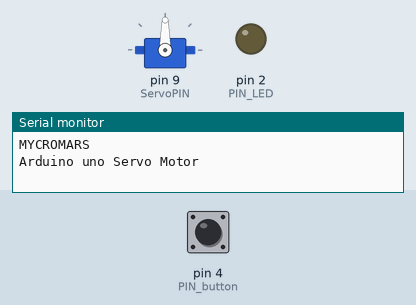
Bench run of a program on a simulated Arduino Uno, built with avr-gcc and run on an emulated ATmega328P. Shown: servo, output pins drawn as LEDs (lit = HIGH), the last lines printed to the serial monitor. Dashed ring = blinking. Inputs (shaded band) come from the test bench; at power-on: pin 4 (PIN_button) HIGH.

Above: at 1.2 s.
1.3 s: pin 4 (PIN_button) pulled LOW for 0.15 s
At 1.45 s:
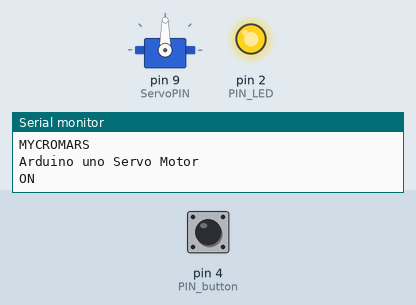
4.3 s: pin 4 (PIN_button) pulled LOW for 1 s
At 5.0 s:
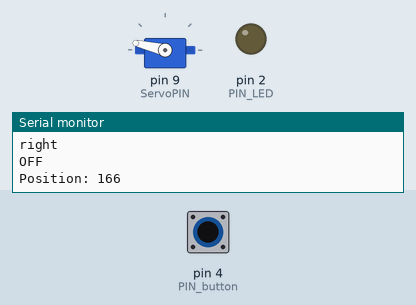
6.8 s: pin 4 (PIN_button) pulled LOW for 0.15 s
At 7.11 s:
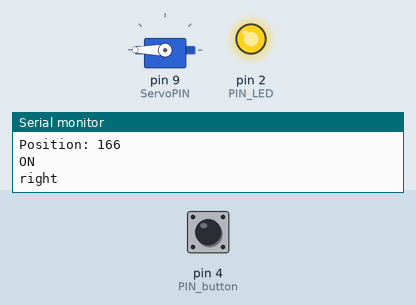
9.9 s: pin 4 (PIN_button) pulled LOW for 3.2 s
At 10.4 s:
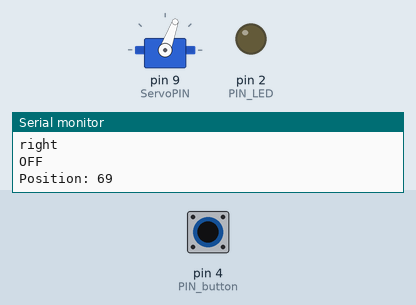
14.6 s: pin 4 (PIN_button) pulsed LOW 5 times (0.12 s each, 0.3 s apart)
At 14.75 s:
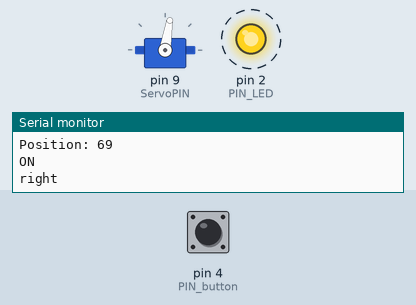
17.6 s: pin 4 (PIN_button) pulsed LOW 5 times (0.12 s each, 0.3 s apart)
At 19.7 s:
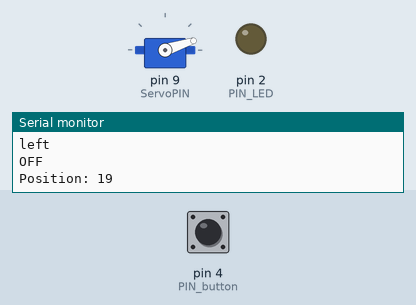
Timing chart, 0 to 21.2 s (numbered marks = the images above; inputs shaded):
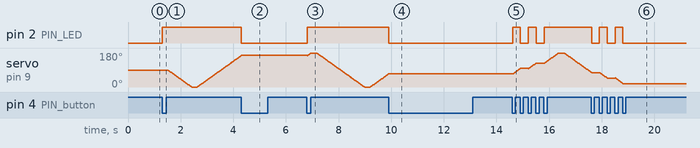

Measured:
- after the input at 1.3 s, pin 2 (PIN_LED): LOW → HIGH at once
- after the input at 4.3 s, pin 2 (PIN_LED): HIGH → LOW at once; servo on pin 9 (ServoPIN): goes on until 4.3 s, then stays 167°
- after the input at 6.8 s, pin 2 (PIN_LED): LOW → HIGH at once
- after the input at 9.9 s, pin 2 (PIN_LED): HIGH → LOW at once; servo on pin 9 (ServoPIN): goes on until 9.9 s, then stays 70°
- after the input at 14.6 s, pin 2 (PIN_LED): alternates HIGH for 0.30 s and LOW for 0.30 s, 5 changes in all, then stays HIGH, starting at once
- after the input at 17.6 s, pin 2 (PIN_LED): alternates HIGH for 0.30 s and LOW for 0.30 s, 5 changes in all, then stays LOW, starting at once

The program:

main.cpp
```cpp
#include <Arduino.h>
#include <Servo.h>

// header files
#include "../include/button_1.h"
#include "../include/button_1.cpp"

// Create: object
Servo myservo;

const int ServoPIN = 9;

// Create & assign: Servo position
int pos = 0;
int a = 0;

// Pins
const int PIN_button = 4;
const int PIN_LED = 2;

// Button
int button_press = 0;
int button_on = 0;

// left = 1, right = 2
int direction = 0;

const int pause = 200;
int output = 1;

// Main Function
void setup()
{
  //serial speed (bits per second)
  Serial.begin(9600);
  //Serial.begin(115200);

  // Output
  Serial.println("MYCROMARS");
  Serial.println("Arduino uno Servo Motor\n");

  // Pin
  myservo.attach(ServoPIN);

  // Activate: Pins
  pinMode( PIN_LED, OUTPUT);
  pinMode( PIN_button, INPUT_PULLUP);

}

// Step Function
void loop()
{
  // Function: button ON/OFF
  button_1(PIN_button, PIN_LED, &button_press, &button_on);


  // Start position
  if (a == 0 && button_on == 1) {
    output = 0;
    a = 1;

    delay(pause);

    Serial.println("left");

    for (pos = 90; pos >= 0; pos -= 1)
    {
      // Direction Start
      direction = 1;

      // Output
      //Serial.println(pos);

      // Motor
      myservo.write(pos);

      // Function: button OFF
      button_1(PIN_button, PIN_LED, &button_press, &button_on);

       // Stop
      if (button_on == 0){break;}

      delay(10);
    }
    // Correction
    pos ++;

    // Direction
    if (pos == 0){direction = 2;}

    // Serial.print("Position: ");
    // Serial.println(pos);

    delay(pause);
  }


  // Function: button OFF
  if (button_on == 1)
  {
    button_1(PIN_button, PIN_LED, &button_press, &button_on);
  }


  // right
  if (direction == 2 && button_on == 1)
  {
      output = 0;
      Serial.println("right");

      for (pos = pos; pos <= 180; pos += 1)
      {
        // Output
        //Serial.println(pos);

        // Motor Position
        myservo.write(pos);

        // Function: button OFF
        button_1(PIN_button, PIN_LED, &button_press, &button_on);

        // Stop
        if (button_on == 0){break;}

        delay(10);
      }

      // Correction
      pos --;

      // Direction
      if (pos == 180){direction = 1;}

      // Serial.print("Position: ");
      // Serial.println(pos);

      delay(pause);
  }


  // Function: button OFF
  if (button_on == 1)
  {
    button_1(PIN_button, PIN_LED, &button_press, &button_on);
  }


  // left
  if (direction == 1 && button_on == 1)
  {
      output = 0;
      Serial.println("left");

      for (pos = pos; pos >= 0; pos -= 1)
      {
        // Output
        //Serial.println(pos);

        // Motor
        myservo.write(pos);

        // Function: button OFF
        button_1(PIN_button, PIN_LED, &button_press, &button_on);

        // Stop
        if (button_on == 0){break;}

        delay(10);
      }

      // Correction
      pos ++;

      // Direction
      if (pos == 0){direction = 2;}

      // Serial.print("Position: ");
      // Serial.println(pos);

      delay(pause);
  }

  // Output
  if (button_on == 0 && output == 0){
      output = 1;
      Serial.print("Position: ");
      Serial.println(pos);
    }

delay(10);
}
```

button_1.cpp
```cpp
#include <Arduino.h>

void button_1(int PIN_button1, int PIN_LED1, int *button_press1, int *button_on1)
{
  // LED green
  //digitalWrite(x, HIGH);

  if (digitalRead(PIN_button1) == LOW)
  {
    if (*button_press1 == 0){
      *button_press1 = 1;

      // Switch ON/OFF
      if (*button_on1 == 0) {
        *button_on1 = 1;
        Serial.println("ON");
        digitalWrite(PIN_LED1, HIGH);
      }
      else if (*button_on1 == 1)
      {
        *button_on1 = 0;
        Serial.println("OFF");
        digitalWrite(PIN_LED1, LOW);
      }
    }
  }
  else {
    // button free
    *button_press1 = 0;
  }
}
```

button_1.h
```cpp
#ifndef Button_1
    #define Button_1

    void button_1(int PIN_button1, int PIN_LED1, int *button_press1, int *button_on1);
#endif
```
